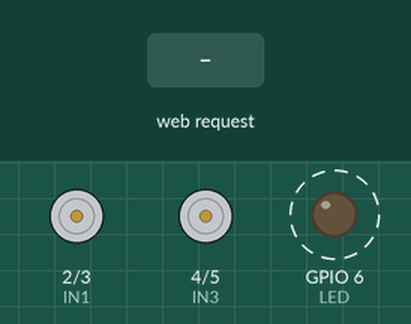
The sketch below on a simulated ESP32-S3. Shown: motor-driver pin pairs drawn as motors (green arrow = first pin HIGH = forward, orange = second pin HIGH = backward, longer = more drive), output pins drawn as LEDs (lit = HIGH). Dashed ring = blinking. The inputs (shaded band) are chosen by the test bench. WiFi joins after 1.5 s; servers stay silent unless stated; what the sketch prints to the serial monitor is not drawn.

Above: at 2.7 s.
2.8 s: HTTP request GET /move?dir=forward received
At 4.3 s:
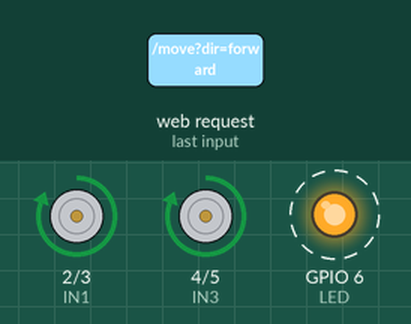
5.8 s: HTTP request GET /move?dir=left received
At 8.3 s:
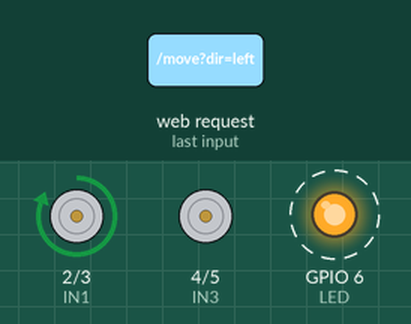
8.8 s: HTTP request GET /move?dir=right received
At 10.3 s:
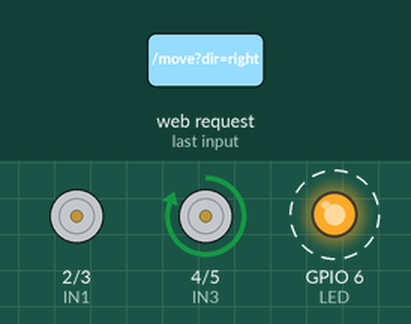
11.8 s: HTTP request GET /move?dir=stop received
At 14.3 s:
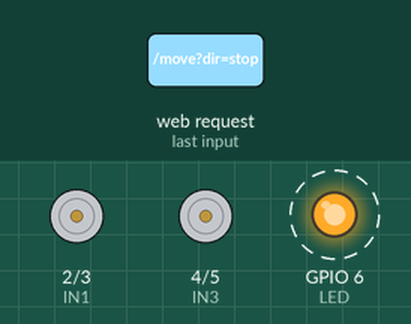
Timing chart, 0 to 15.8 s (numbered marks = the images above; inputs shaded):
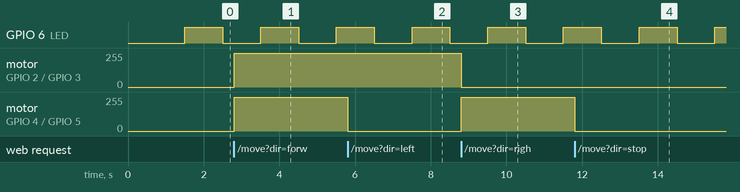

Measured:
- after the input at 2.8 s, motor on GPIO 2 (IN1) / GPIO 3 (IN2), motor on GPIO 4 (IN3) / GPIO 5 (IN4): stopped → forward 255/255 at once
- after the input at 5.8 s, motor on GPIO 4 (IN3) / GPIO 5 (IN4): forward 255/255 → stopped at once
- after the input at 8.8 s, motor on GPIO 2 (IN1) / GPIO 3 (IN2): forward 255/255 → stopped at once; motor on GPIO 4 (IN3) / GPIO 5 (IN4): stopped → forward 255/255 at once
- after the input at 11.8 s, motor on GPIO 4 (IN3) / GPIO 5 (IN4): forward 255/255 → stopped at once
- by itself, GPIO 6 (LED): alternates HIGH for 1.0 s and LOW for 1.0 s

The sketch:

Vib_Bot.ino
```cpp
#include <WiFi.h>
#include <WebServer.h>
#include <ESPmDNS.h>

// Wi-Fi credentials
const char* ssid = "ssid";
const char* password = "password";

// Motor control pins
const int IN1 = 2;
const int IN2 = 3;
const int IN3 = 4;
const int IN4 = 5;
const int LED = 6;
const int GAS_SENSOR_PIN = 1;

WebServer server(80);

// Direction flags
bool leftDirForward = true;
bool rightDirForward = true;

unsigned long lastBlink = 0;

// Motor control
void stopMotors() {
  digitalWrite(IN1, LOW);
  digitalWrite(IN2, LOW);
  digitalWrite(IN3, LOW);
  digitalWrite(IN4, LOW);
}

void moveLeftMotor() {
  digitalWrite(IN1, leftDirForward ? HIGH : LOW);
  digitalWrite(IN2, leftDirForward ? LOW : HIGH);
}

void moveRightMotor() {
  digitalWrite(IN3, rightDirForward ? HIGH : LOW);
  digitalWrite(IN4, rightDirForward ? LOW : HIGH);
}

// Web handlers
void handleMove() {
  String cmd = server.arg("dir");

  if (cmd == "forward") {
    moveLeftMotor();
    moveRightMotor();
  } else if (cmd == "left") {
    moveLeftMotor();
    digitalWrite(IN3, LOW);
    digitalWrite(IN4, LOW);
  } else if (cmd == "right") {
    moveRightMotor();
    digitalWrite(IN1, LOW);
    digitalWrite(IN2, LOW);
  } else if (cmd == "stop") {
    stopMotors();
  }

  server.send(200, "text/plain", "OK");
}

void handleToggle() {
  String motor = server.arg("motor");
  if (motor == "left") {
    leftDirForward = !leftDirForward;
  } else if (motor == "right") {
    rightDirForward = !rightDirForward;
  }
  server.send(200, "text/plain", "Toggled");
}

void handleGas() {
  int gasValue = analogRead(GAS_SENSOR_PIN);
  server.send(200, "text/plain", String(gasValue));
}

void handleRoot() {
  String html = R"rawliteral(
<!DOCTYPE html>
<html>
<head>
  <meta charset="UTF-8">
  <title>ESP32S3 Bot Control</title>
  <style>
    body { font-family: Arial; text-align: center; margin-top: 30px; background: #f0f0f0; }
    h1 { color: #333; }
    .btn {
      padding: 20px 40px;
      margin: 10px;
      font-size: 24px;
      background-color: #2196F3;
      color: white;
      border: none;
      border-radius: 8px;
      cursor: pointer;
    }
    .btn:hover { background-color: #0b7dda; }
    .switch { margin: 10px; font-size: 18px; }
  </style>
</head>
<body>
  <h1>ESP32S3 Bot Control</h1>
  <h2>Gas Sensor Value: <span id="gasVal">--</span></h2>

  <button class="btn" onmousedown="send('forward')" onmouseup="send('stop')">W (Forward)</button><br>
  <button class="btn" onmousedown="send('left')" onmouseup="send('stop')">A (Left)</button>
  <button class="btn" onmousedown="send('right')" onmouseup="send('stop')">D (Right)</button><br><br>

  <div class="switch">
    <label><input type="checkbox" onchange="toggleDir('left')"> Toggle Left Motor Direction</label>
  </div>
  <div class="switch">
    <label><input type="checkbox" onchange="toggleDir('right')"> Toggle Right Motor Direction</label>
  </div>

  <script>
    function send(direction) {
      fetch('/move?dir=' + direction);
    }

    function toggleDir(motor) {
      fetch('/toggle?motor=' + motor);
    }

    setInterval(() => {
      fetch('/gas')
        .then(response => response.text())
        .then(data => {
          document.getElementById("gasVal").innerText = data;
        });
    }, 1000);

    // Keyboard controls
    document.addEventListener('keydown', (e) => {
      if (e.repeat) return; // prevent multiple triggers while holding
      if (e.key === 'w') send('forward');
      else if (e.key === 'a') send('left');
      else if (e.key === 'd') send('right');
    });

    document.addEventListener('keyup', (e) => {
      if (['w', 'a', 'd'].includes(e.key)) {
        send('stop');
      }
    });
  </script>
</body>
</html>
  )rawliteral";

  server.send(200, "text/html", html);
}

void setup() {
  pinMode(IN1, OUTPUT);
  pinMode(IN2, OUTPUT);
  pinMode(IN3, OUTPUT);
  pinMode(IN4, OUTPUT);
  pinMode(LED, OUTPUT);
  pinMode(GAS_SENSOR_PIN, INPUT);
  stopMotors();

  Serial.begin(115200);
  WiFi.begin(ssid, password);
  Serial.print("Connecting to WiFi");

  while (WiFi.status() != WL_CONNECTED) {
    delay(500);
    Serial.print(".");
  }

  Serial.println("\nConnected to WiFi");
  Serial.println(WiFi.localIP());

  if (MDNS.begin("espbot")) {
    Serial.println("mDNS started at http://espbot.local/");
  }

  server.on("/", handleRoot);
  server.on("/move", handleMove);
  server.on("/toggle", handleToggle);
  server.on("/gas", handleGas);
  server.begin();
  Serial.println("Web server started");
}

void loop() {
  server.handleClient();

  // Blink LED every second
  if (millis() - lastBlink >= 1000) {
    digitalWrite(LED, !digitalRead(LED));
    lastBlink = millis();
  }
}
```
